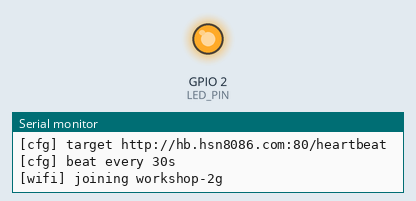
The sketch below on a simulated ESP8266 (NodeMCU). On the bench: output pins drawn as LEDs (lit = HIGH), the last lines printed to the serial monitor. WiFi joins after 1.5 s; servers stay silent unless stated; uploads are accepted with an empty reply.

Above: at 1.0 s.
At 32.48 s:
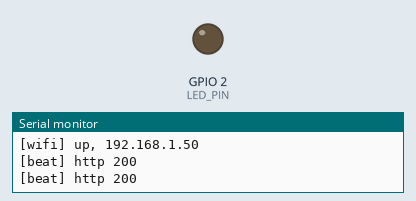
Timing chart, 0 to 39.9 s (numbered marks = the images above):
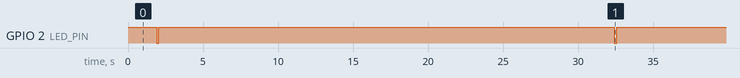

Measured:
- by itself, GPIO 2 (LED_PIN): alternates HIGH for 30.4 s and LOW for 0.15 s

The sketch:

workshop-heartbeat.ino
```cpp
/*
 * Workshop heartbeat — ESP8266.
 *
 * POSTs /heartbeat on a timer. The device clock is never used to timestamp
 * anything; the server records the time it sees the request.
 *
 * Two ESP8266-specific constraints shaped this:
 *
 *   1. 2.4GHz only. It cannot join a 5GHz SSID such as "OpenWrt_NekoRoom_5G".
 *   2. Its TLS is BearSSL, and the Cloudflare edge serves an ECDSA certificate
 *      for the proxied hostname, which BearSSL cannot validate. So the target
 *      is hb.hsn8086.com — a DNS-only record pointing straight at the origin,
 *      which serves the RSA origin certificate.
 *
 * The default transport is plain HTTP to that origin. Set USE_TLS to 1 for a
 * pinned-key TLS connection. See README.md.
 *
 * Build: see README.md (arduino-cli, esp8266 core).
 */

#include <ESP8266WiFi.h>
#include <ESP8266HTTPClient.h>
#include <WiFiClientSecure.h>

#include "secrets.h"

#ifndef USE_TLS
#define USE_TLS 0
#endif
#ifndef BEAT_INTERVAL_SECONDS
#define BEAT_INTERVAL_SECONDS 30
#endif
#ifndef DEEP_SLEEP_SECONDS
#define DEEP_SLEEP_SECONDS 0
#endif
#ifndef WIFI_TIMEOUT_MS
#define WIFI_TIMEOUT_MS 20000
#endif
#ifndef HTTP_TIMEOUT_MS
#define HTTP_TIMEOUT_MS 8000
#endif
#ifndef BEAT_ATTEMPTS
#define BEAT_ATTEMPTS 3
#endif
#ifndef BEAT_RETRY_MS
#define BEAT_RETRY_MS 2000
#endif
#ifndef RESTART_AFTER_HOURS
#define RESTART_AFTER_HOURS 24
#endif
#ifndef LED_ACTIVE_LOW
#define LED_ACTIVE_LOW 1
#endif
#ifndef LED_PIN
#define LED_PIN LED_BUILTIN
#endif

#if USE_TLS
// Pinned public key of the origin certificate (RSA-2048, valid to 2041-09-24).
//
// Pinning rather than chain validation, deliberately: the origin serves a bare
// leaf carrying CA:FALSE, so there is no CA for BearSSL to anchor on. Pinning
// also means no NTP is needed, because there is no validity window to check.
// Re-provision with:
//   echo | openssl s_client -connect 154.9.228.109:443 \
//            -servername hb.hsn8086.com 2>/dev/null \
//     | openssl x509 -pubkey -noout
static const char ORIGIN_PUBKEY[] =
    "-----BEGIN PUBLIC KEY-----\n"
    "MIIBIjANBgkqhkiG9w0BAQEFAAOCAQ8AMIIBCgKCAQEAq4BrEBhiZl0D6tCUi3F9\n"
    "FSumyEK9hWrtiL75ykrhu0550buMYu9y5Yx6dOp4yw197yyNztnd7d2n6caQqLBa\n"
    "6Zehlw+ZTfYV6jSErBSis9xmVMP59uX2uFeOAL+bFUR+505yY5CHAp4fIoOXZ779\n"
    "5vxt59p6YxOw/KmJPDd8Em4mlkTLyvzCyiCbONiO4sNWQHj9XieCtoSTJOVHWVde\n"
    "V3zNFvrjVw90kpKJXebLYQbAdx9ttmmgSFL9gKgYtM85pM+AkvjP7Ad8B1uKIVJs\n"
    "zfYnr+QxYEJSSqunQ8GOMUnR2VTFLizFR5cVzwtBNPHUIaFkxgfGiixXER6yIXEV\n"
    "9wIDAQAB\n"
    "-----END PUBLIC KEY-----\n";
#endif

static unsigned long awakeSeconds = 0;

static void led(bool on) {
#if LED_ACTIVE_LOW
  digitalWrite(LED_PIN, on ? LOW : HIGH);
#else
  digitalWrite(LED_PIN, on ? HIGH : LOW);
#endif
}

static void blink(int times, int holdMs) {
  for (int i = 0; i < times; i++) {
    led(true);
    delay(holdMs);
    led(false);
    delay(holdMs);
  }
}

static bool connectWifi() {
  if (WiFi.status() == WL_CONNECTED) {
    return true;
  }
  Serial.print(F("[wifi] joining "));
  Serial.println(WIFI_SSID);

  WiFi.persistent(false);
  WiFi.mode(WIFI_STA);
  WiFi.setAutoReconnect(true);
  WiFi.hostname("workshop-heartbeat");
  WiFi.begin(WIFI_SSID, WIFI_PASSWORD);

  unsigned long start = millis();
  while (WiFi.status() != WL_CONNECTED && millis() - start < WIFI_TIMEOUT_MS) {
    delay(250);
  }
  if (WiFi.status() != WL_CONNECTED) {
    Serial.println(F("[wifi] timeout"));
    return false;
  }
  Serial.print(F("[wifi] up, "));
  Serial.println(WiFi.localIP());
  return true;
}

static bool beat() {
#if USE_TLS
  BearSSL::WiFiClientSecure client;
  static BearSSL::PublicKey pinned(ORIGIN_PUBKEY);
  client.setKnownKey(&pinned);
#else
  WiFiClient client;
#endif
  client.setTimeout(HTTP_TIMEOUT_MS);

  HTTPClient http;
  http.setTimeout(HTTP_TIMEOUT_MS);
  http.setReuse(false);

  if (!http.begin(client, HEARTBEAT_HOST, HEARTBEAT_PORT, HEARTBEAT_PATH)) {
    Serial.println(F("[beat] begin failed"));
    return false;
  }
  http.addHeader("X-Device-Token", DEVICE_TOKEN);
  http.addHeader("Content-Type", "text/plain");
  int status = http.POST(String());
  http.end();

  Serial.print(F("[beat] http "));
  Serial.println(status);
  return status >= 200 && status < 300;
}

void setup() {
  pinMode(LED_PIN, OUTPUT);
  led(false);
  Serial.begin(115200);
  delay(200);
  Serial.println();
  Serial.println(F("workshop-heartbeat / esp8266"));

  Serial.print(F("[cfg] target "));
  Serial.print(USE_TLS ? F("https://") : F("http://"));
  Serial.print(HEARTBEAT_HOST);
  Serial.print(':');
  Serial.print(HEARTBEAT_PORT);
  Serial.println(HEARTBEAT_PATH);

#if DEEP_SLEEP_SECONDS > 0
  Serial.print(F("[cfg] deep sleep "));
  Serial.print(DEEP_SLEEP_SECONDS);
  Serial.println(F("s between beats"));
#else
  Serial.print(F("[cfg] beat every "));
  Serial.print(BEAT_INTERVAL_SECONDS);
  Serial.println(F("s"));
#endif
}

void loop() {
  bool ok = false;

  if (connectWifi()) {
    for (int attempt = 1; attempt <= BEAT_ATTEMPTS && !ok; attempt++) {
      ok = beat();
      if (!ok && attempt < BEAT_ATTEMPTS) {
        delay(BEAT_RETRY_MS);
      }
    }
  }

  // One blink: still online. Four fast blinks: something is wrong. Watching an
  // LED beats guessing whether the box is even powered.
  blink(ok ? 1 : 4, ok ? 150 : 60);

#if DEEP_SLEEP_SECONDS > 0
  Serial.println(F("[sys] sleeping"));
  Serial.flush();
  ESP.deepSleep((uint64_t)DEEP_SLEEP_SECONDS * 1000000ULL);
#else
  awakeSeconds += BEAT_INTERVAL_SECONDS;
  if (awakeSeconds >= (unsigned long)RESTART_AFTER_HOURS * 3600UL) {
    // Cheap insurance against the WiFi stack wedging in a way the watchdog
    // cannot see. A missed minute is harmless; a device that stays up but
    // stops beating reads as "closed", which is the safe direction anyway.
    Serial.println(F("[sys] scheduled restart"));
    Serial.flush();
    ESP.restart();
  }
  delay((unsigned long)BEAT_INTERVAL_SECONDS * 1000UL);
#endif
}
```

secrets.example.h
```cpp
// Copy to secrets.h (which is gitignored) and fill in.
#pragma once

// 2.4GHz only on ESP8266. A "_5G" SSID will never associate.
#define WIFI_SSID "workshop-2g"
#define WIFI_PASSWORD "changeme"

// Ingest endpoint. hb.hsn8086.com is a DNS-only record pointing straight at the
// origin, so this reaches the RSA origin certificate rather than the ECDSA one
// Cloudflare serves on the proxied hostname.
#define HEARTBEAT_HOST "hb.hsn8086.com"
#define HEARTBEAT_PORT 80
#define HEARTBEAT_PATH "/heartbeat"

// From `bash add-device.sh esp8266` on the origin host.
#define DEVICE_TOKEN "paste-token-here"

// ---- optional overrides ----

// 1 = pinned-key TLS instead of plain HTTP. The key is embedded in the sketch.
#define USE_TLS 0

// Seconds between beats. Must stay comfortably under the server TTL (90s).
#define BEAT_INTERVAL_SECONDS 30

// >0 = deep sleep between beats (needs GPIO16 wired to RST on most boards).
#define DEEP_SLEEP_SECONDS 0

// 1 for the usual active-low LED on ESP-12 modules, 0 otherwise.
#define LED_ACTIVE_LOW 1
```
